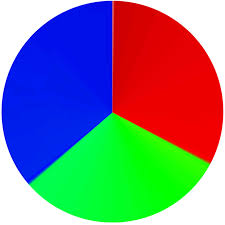
#> input picture Data Science/Notebook Data/Unit - 3/RGB_image.jpg, 225 x 225 px
$ jupyter execute 'Sending Un-structured File format.ipynb'
#> lines starting #> are read from the running program, lines starting #| are printed output that depends on the picture
[cell 1]
from skimage.io import imread
from skimage.transform import resize
from matplotlib import pyplot as plt
import matplotlib.cm as cm

[cell 2]
example_file = ("RGB_image.jpg")
image = imread(example_file)
#> image is the input picture: shape (225, 225, 3); mean R, G, B 119.9, 126.5, 134.4
plt.imshow(image)
plt.show()

[cell 3]
# Know the type of image
print(type(image))
#| <class 'numpy.ndarray'>

[cell 4]
image.shape
#> Out = (225, 225, 3)

[cell 5]
#image2 = image[0:225,0:225,2]
image2 = image[5:150,0:170,2]           #first is vertical and second is horizontal axis
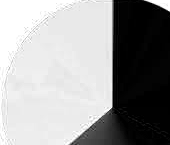
#> image2: shape (145, 170); min 0, max 255, mean 154.5
plt.imshow(image2)
plt.show()

[cell 6]
plt.imsave("cropped_RGB.jpg",image2)
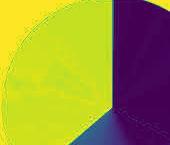
#> saved as cropped_RGB.jpg: shape (145, 170, 3); mean R, G, B 157.1, 147.5, 54.4

[cell 7]
image2.shape
#> Out = (145, 170)

[cell 8]
image3 = resize(image, (200, 20), mode='symmetric')
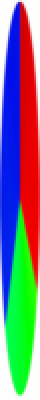
#> image3: shape (200, 20, 3) float64 (shown 2 times larger); mean R, G, B 0.47, 0.496, 0.527
plt.imshow(image3)
print("data type: %s, shape: %s" % (type(image3), image3.shape))
#| data type: <class 'numpy.ndarray'>, shape: (200, 20, 3)

[cell 9]
image_row = image3.flatten()
#> image_row = 12000 values, max 1 at index 0, min 0 at index 4149, mean 0.498
print("data type: %s, shape: %s" %
(type(image_row), image_row.shape))
#| data type: <class 'numpy.ndarray'>, shape: (12000,)

The image is currently an
array of 30 pixels by 30 pixels, so you can’t make it part of a dataset. The following
code fattens image3 so that it becomes an array of 900 elements that is stored in
image_row.Notice that the type is still a numpy.ndarray. You can add this array to a dataset
and then use the dataset for analysis purposes. The size is 900 elements, as
anticipated.

[cell 10]
from PIL import Image

# Opens a image in RGB mode
im = Image.open("RGB_image.jpg")

# Size of the image in pixels (size of original image)
# (This is not mandatory)
width, height = im.size
#> width = 225; height = 225

# Setting the points for cropped image
left = 5
top = height / 4
#> top = 56.25
right = 164
bottom = 3 * height / 4
#> bottom = 168.8

# Cropped image of above dimension
# (It will not change original image)
im1 = im.crop((left, top, right, bottom))
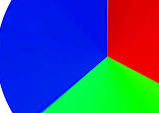
#> im1: PIL image 159x113 RGB; mean R, G, B 52.6, 76.8, 143.9

# Shows the image in image viewer

plt.imshow(im1)
plt.show()
